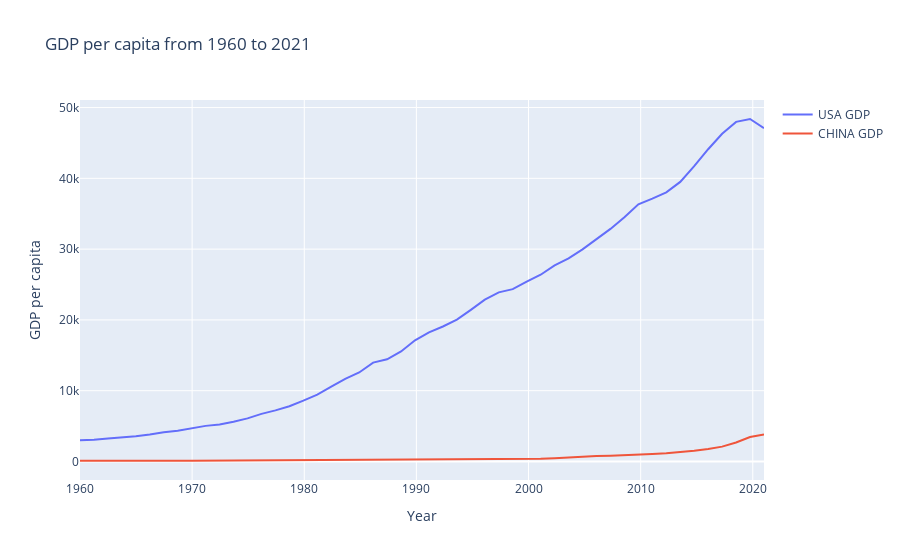

This figure's notebook cell:
### Markdown cell above
# GDP

### Code cell
usa_gdp = gdp[gdp['Country Name']=='United States']
china_gdp = gdp[gdp['Country Name']=='China']

trace1 = go.Scatter(
    name = "USA GDP",
    x = np.linspace(1960, 2021),
    y = usa_gdp.values[0,2:]
)

trace2 = go.Scatter(
    name = "CHINA GDP",
    x = np.linspace(1960, 2021),
    y = china_gdp.values[0,2:]
)

layout = go.Layout(
    title = "GDP per capita from 1960 to 2021",
    yaxis = dict(title='GDP per capita'),
    xaxis = dict(title = "Year"))

data = [trace1, trace2]
fig = go.Figure(data=data, layout=layout)
fig
